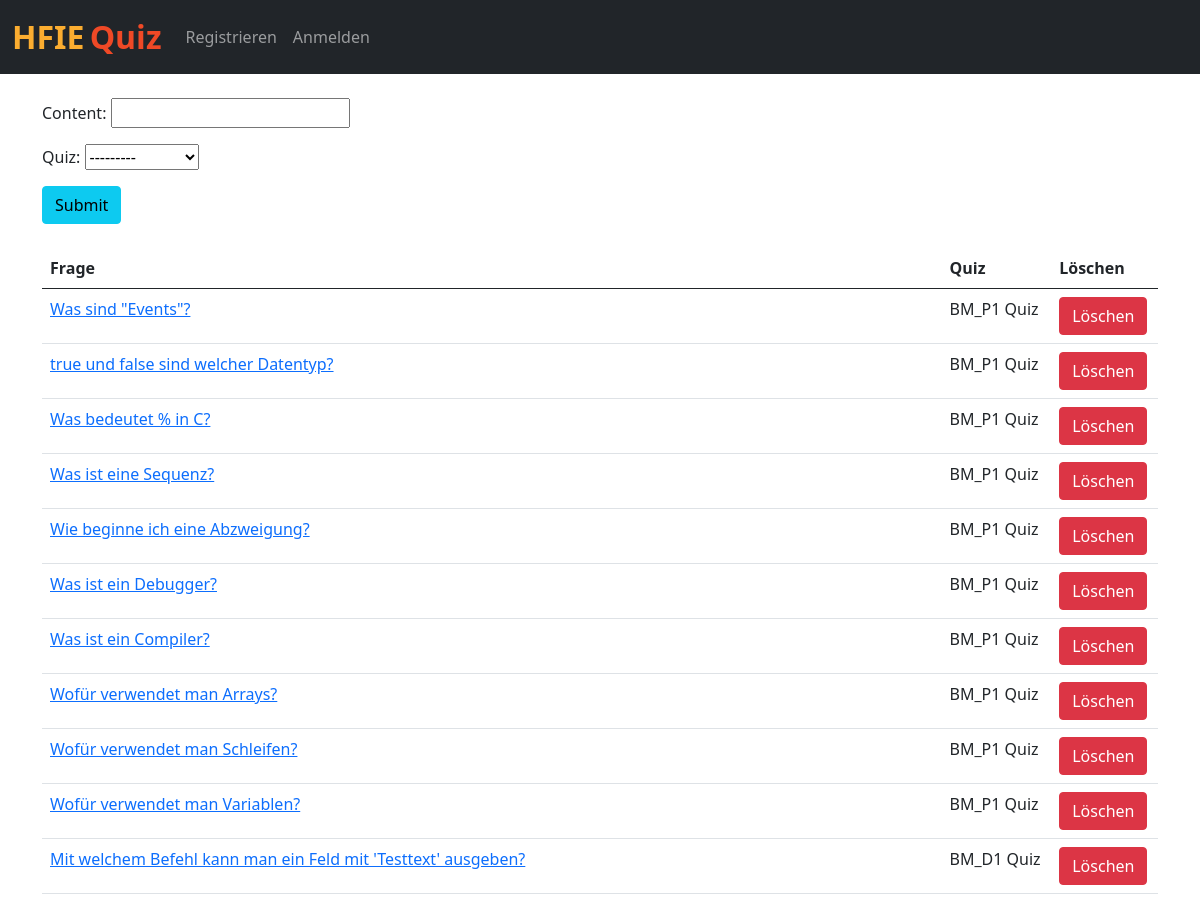
Before: /add_question/ (upper part) with the older database file.
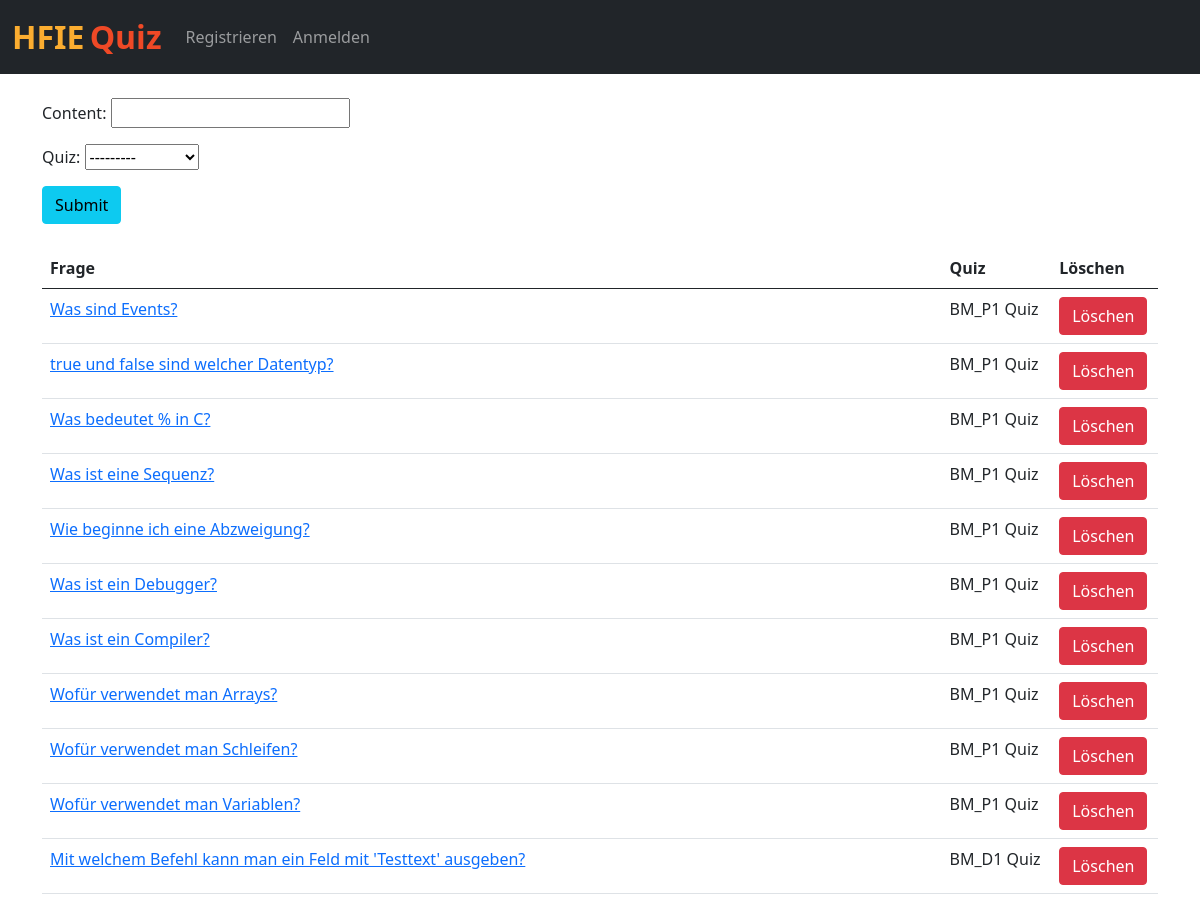
After: the same page with the newer database file.
### home/models.py (models this page shows, shortened)
class Question(models.Model):
    content = models.CharField(max_length=200)
    quiz = models.ForeignKey(Quiz, on_delete=models.CASCADE)

class Quiz(models.Model):
    name = models.CharField(max_length=50)
    desc = models.CharField(max_length=500)
    number_of_questions = models.IntegerField(default=1)
    time = models.IntegerField(help_text="Duration of the quiz in seconds", default="1")
    def __str__(self):
        return self.name

### home/views.py (the view)
# urls.py: path('add_question/', views.add_question, name='add_question'),
def add_question(request):
    questions = Question.objects.all()
    questions = Question.objects.filter().order_by('-id')
    if request.method=="POST":
        form = QuestionForm(request.POST)
        if form.is_valid():
            form.save()
            return render(request, "add_question.html")
    else:
        form=QuestionForm()
    return render(request, "add_question.html", {'form':form, 'questions':questions})

### home/forms.py
class QuestionForm(forms.ModelForm):
    class Meta:
        model = Question
        fields = ('content', 'quiz')

### home/templates/add_question.html (shortened to what this page needs)
{% extends 'base.html' %}
{% block body %}
<div class="container mt-4">
  <form action="/add_question/" method="POST"> {% csrf_token %}
    {{ form.as_p }}
    <button type="submit" class="btn btn-info">Submit</button>
  </form>
  <br>
  <table class="table">
    <thead>
      <tr>
        <th>Frage</th>
        <th>Quiz</th>
        <th>Löschen</th>
      </tr>
    </thead>
    {% for question in questions %}
    <tr>
      <td><a href="/add_options/{{question.id}}/">{{question.content}}</a></td>
      <td>{{question.quiz}}</td>
      <td><a href="/delete_question/{{question.id}}/" class="btn btn-danger">Löschen</a></td>
    </tr>
    {% endfor %}
  </table>
</div>
{% endblock %}

Changed rows visible on the page:
changed Question: content "Was sind \"Events\"?" → "Was sind Events?"
